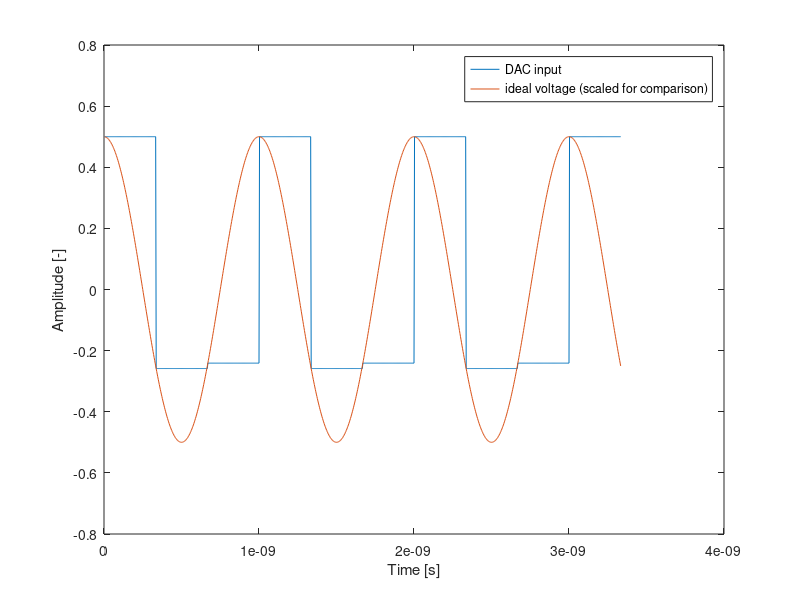
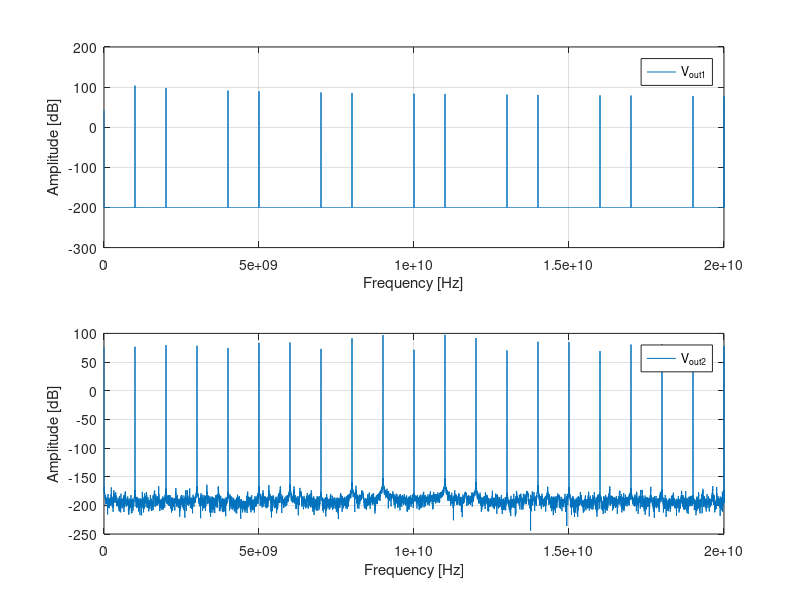

Write MATLAB code to recreate these figures, in order. (Note: this script raises an error after producing the figures.)
% Cleanup
clear all;
close all;
clc;

clear;
close all;

% Set the Larmor frequencies of the qubits (3 qubits)
f0 = [11e9, 12e9, 13e9];

% Set the Rabi frequencies
fR = [1e6, 1e6, 1e6];

%define microwave frequency
fosc=10e9; %[Hz]


%number of bits of the DAC
N=10;

%sample frequency of the DAC
fsample=3e9;

% define input signal
% input amplitude 
A=[10e-3 0 0]; %[V]
% input frequency 
fin=[1 2 3]*1e9; %[Hz]
% inout phases
ph_in=[0 0 0]; %[rad]

% total simulation time. It is computed as the time needed for a pi
% rotation for Q1
T=1/fR(1)/2; %[s]
% simulation time step
dt=10e-12/3; %[s]
% define time vector
t=dt:dt:T; %[s]


% input signal
in=A(1)*cos(2*pi*fin(1)*t+ph_in(1))+...
    A(2)*cos(2*pi*fin(2)*t+ph_in(2))+...
    A(3)*cos(2*pi*fin(2)*t+ph_in(3)); %[V]

%sampling the input signal
in_sampled=in(1:1/(fsample*dt):end);

%quantize the signal on N-bit
%first, scale the signal to fit in [0:2^N-1] range, then round it
Din=round((in_sampled-min(in))/(max(in)-min(in))*(2^N-1));

%DAC output range
DAC_or=1; %[V]
%DAC step
LSB=DAC_or/(2^N-1);
%define DAC array
DAC=LSB*[0 ones(1,2^N-1)];
output_levels=cumsum(DAC);

VDAC=output_levels(Din+1);

%add S/H
tmp=ones(1/(fsample*dt),1)*VDAC;
VoutDAC=tmp(:)'-DAC_or/2;
clear tmp

figure
plot(t(1:1000),VoutDAC(1:1000),t(1:1000),(in(1:1000)-min(in))/(max(in)-min(in))*DAC_or-DAC_or/2);
xlabel('Time [s]')
ylabel('Amplitude [-]')
legend('DAC input','ideal voltage (scaled for comparison)')

G1=4/sinc(fin(1)/fsample); %[-]

Vout1=G1*VoutDAC;

Vmix=Vout1.*cos(2*pi*t*fosc);

G2=1; %[-]

Vout2=G2*Vmix;


%compute fft
V2=abs(fft(Vout2));
V2dB=20*log10(V2); %[dB]
V1=abs(fft(Vout1)+1e-10);
V1dB=20*log10(V1); %[dB]
% FFT resolution
fres=1/T; %[Hz]
% maximum FFT frequency
fmax=1/dt; %[Hz]
% frequency vector
f=0:fres:(fmax-fres); %[Hz]

%% plot FFT
figure
subplot(2,1,1)
plot(f,V1dB)
xlabel('Frequency [Hz]')
ylabel('Amplitude [dB]')
legend('V_{out1}')
xlim([0 20]*1e9)
grid

subplot(2,1,2)
plot(f,V2dB)
hold off
xlabel('Frequency [Hz]')
ylabel('Amplitude [dB]')
legend('V_{out2}')
xlim([0 20]*1e9)
grid

%%
% Simulate and plot
[U, probabilities] = spine(fR, f0, dt, Vout2, 10);


% Compute fidelity of the operation on qubit 1
% Ideal transformation representing a pi-rotation around X
 Uideal = [0 1;
           1 0];
% Compute fidelity by comparing the actual transformation to the ideal one
F1 = fidelity(U(:, :, 1), Uideal);

% For the other 2 qubits, we would like to compare the actual transormation
% to the identity operation (I). However, any leakage form the driving
% signal is going to induce Z-rotations on the qubits. Such rotations can
% be easily cancelled by software, i.e. by not applying any extra
% electrical pulse. This correction is currently not implemented in this
% code to make it easier for the students. However, for the simple case in
% which the qubits ar einitialized in |0>, the fidelity on idel qubits can
% be simply computed by measuring the qubit along Z. This measurmenet is
% insensitive with respect to rotazion around Z.
F2=probabilities(3,end,2);
F3=probabilities(3,end,3);


disp(['Fidelity of qubit 1: ' num2str(F1*100) '%']);
disp(['Fidelity of qubit 2: ' num2str(F2*100) '%']);
disp(['Fidelity of qubit 3: ' num2str(F3*100) '%']);